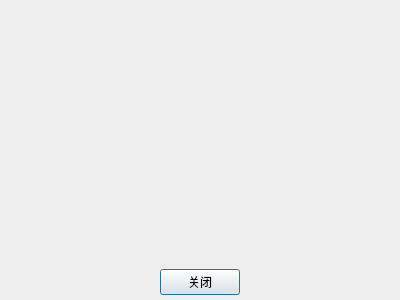
<?xml version="1.0" encoding="UTF-8"?>
<ui version="4.0">
 <class>AboutDialog</class>
 <widget class="QDialog" name="AboutDialog">
  <property name="geometry">
   <rect>
    <x>0</x>
    <y>0</y>
    <width>400</width>
    <height>300</height>
   </rect>
  </property>
  <property name="windowTitle">
   <string>AboutDialog</string>
  </property>
  <property name="styleSheet">
   <string notr="true"/>
  </property>
  <property name="modal">
   <bool>true</bool>
  </property>
  <layout class="QVBoxLayout" name="verticalLayout" stretch="1,0">
   <property name="leftMargin">
    <number>0</number>
   </property>
   <property name="topMargin">
    <number>0</number>
   </property>
   <property name="rightMargin">
    <number>0</number>
   </property>
   <property name="bottomMargin">
    <number>5</number>
   </property>
   <item>
    <widget class="QTextBrowser" name="textBrowser">
     <property name="styleSheet">
      <string notr="true">background-color: rgba(255, 255, 255, 0);</string>
     </property>
     <property name="frameShape">
      <enum>QFrame::NoFrame</enum>
     </property>
     <property name="frameShadow">
      <enum>QFrame::Plain</enum>
     </property>
     <property name="openExternalLinks">
      <bool>true</bool>
     </property>
    </widget>
   </item>
   <item>
    <layout class="QHBoxLayout" name="horizontalLayout">
     <item>
      <spacer name="horizontalSpacer">
       <property name="orientation">
        <enum>Qt::Horizontal</enum>
       </property>
       <property name="sizeHint" stdset="0">
        <size>
         <width>40</width>
         <height>20</height>
        </size>
       </property>
      </spacer>
     </item>
     <item>
      <widget class="QPushButton" name="btnClose">
       <property name="text">
        <string>关闭</string>
       </property>
      </widget>
     </item>
     <item>
      <spacer name="horizontalSpacer_2">
       <property name="orientation">
        <enum>Qt::Horizontal</enum>
       </property>
       <property name="sizeHint" stdset="0">
        <size>
         <width>40</width>
         <height>20</height>
        </size>
       </property>
      </spacer>
     </item>
    </layout>
   </item>
  </layout>
 </widget>
 <resources/>
 <connections/>
</ui>
